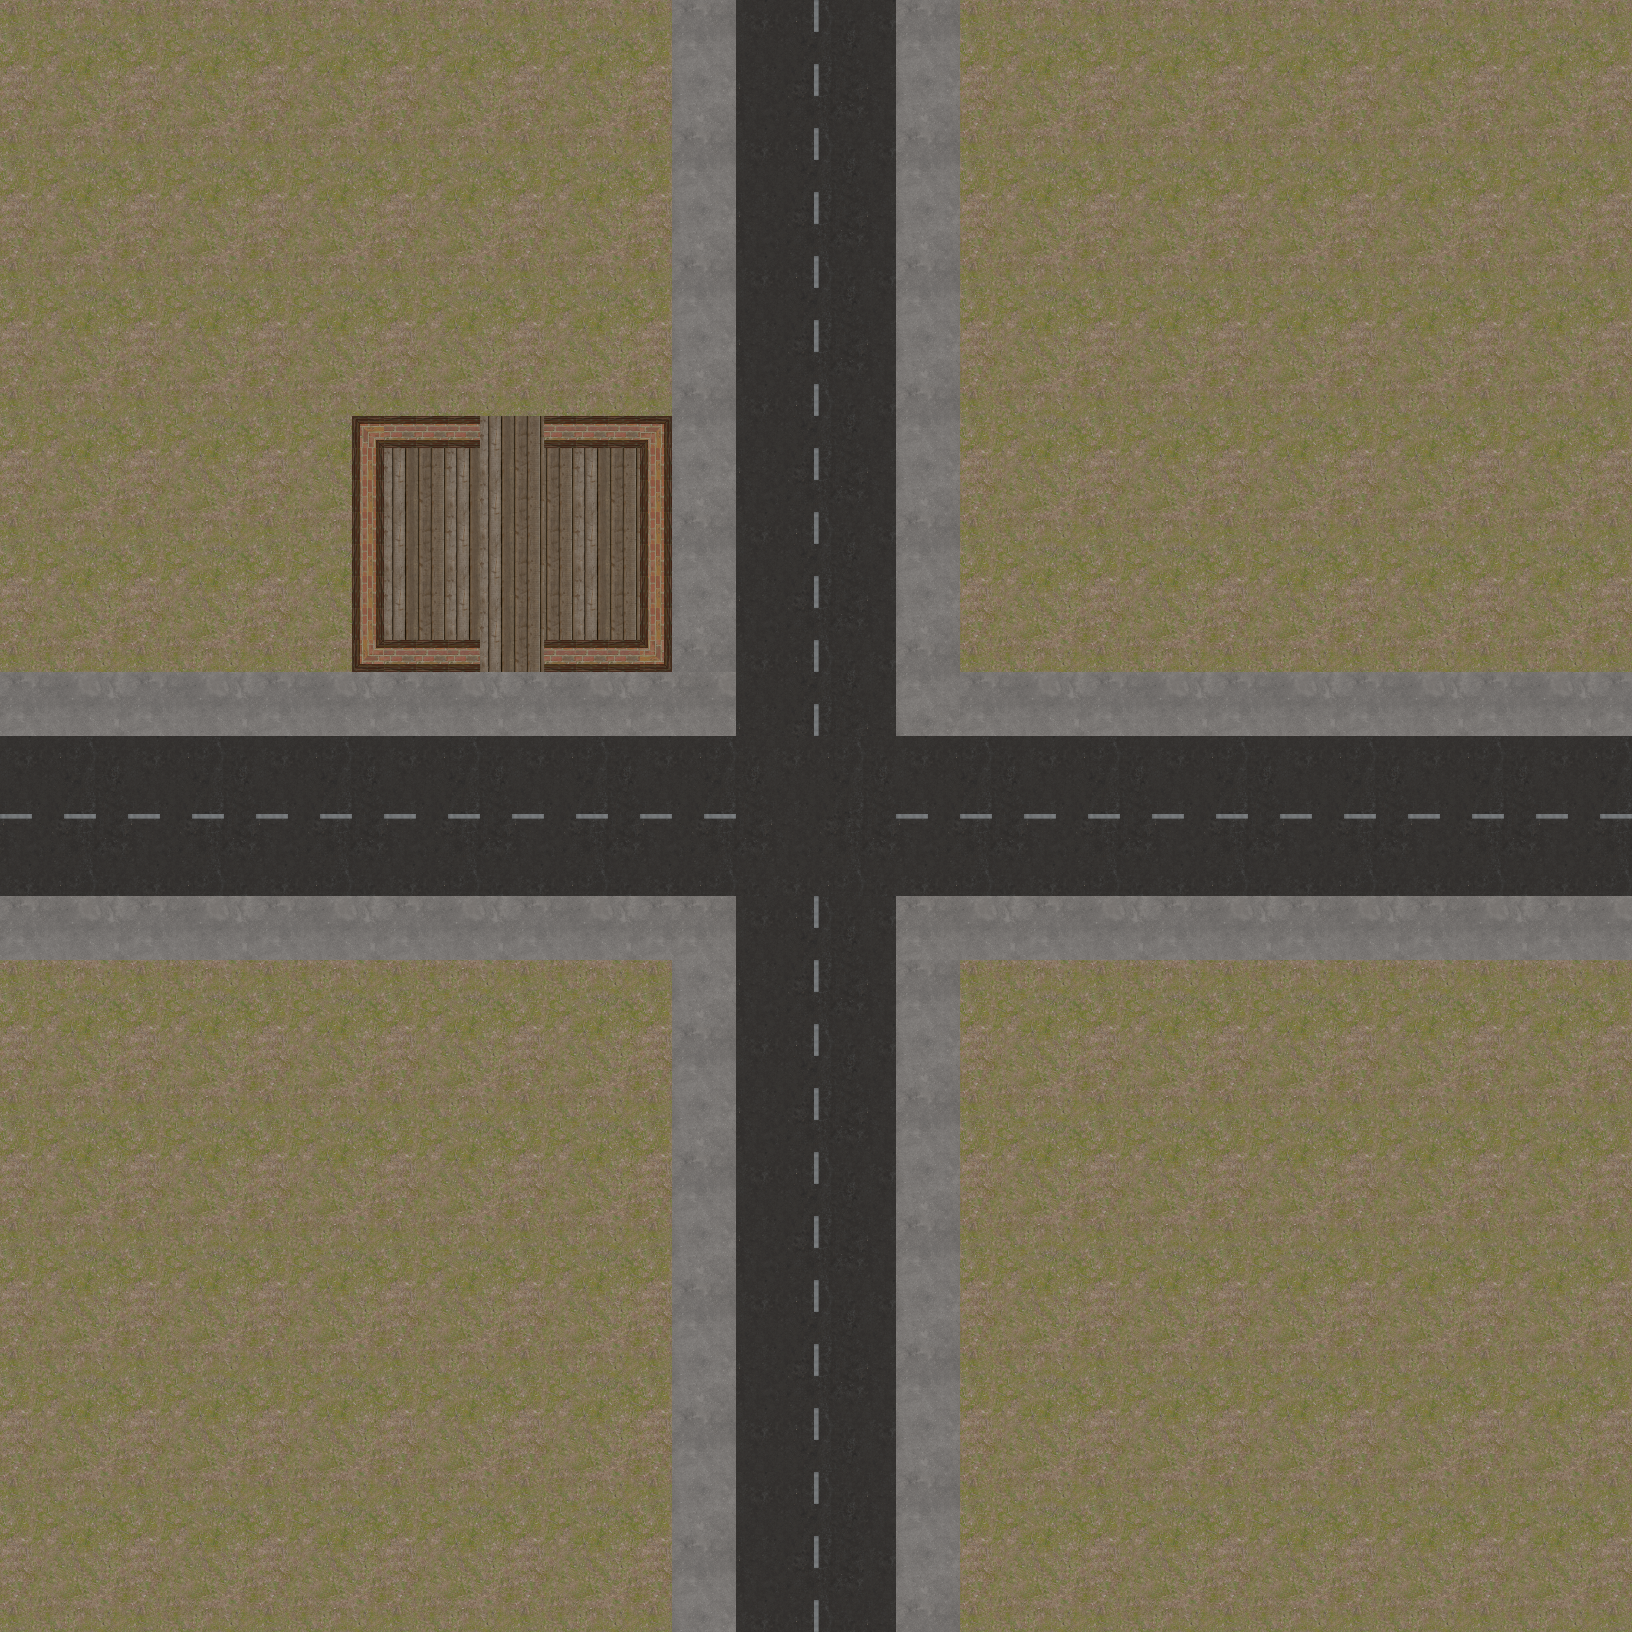

A level layout from a 2D game, rendered from its tile map. Below: a short description, then the map file with tile-grid data replaced by summaries:
An orthogonal 51x51 tile map with 32x32 px tiles, 4 tile layers (Floors, Floor_Decoration, Walls, Roof), 5 tilesets and 4 objects (rifle, bandage, whiskey).

<map version="1.10" tiledversion="1.11.2" orientation="orthogonal" renderorder="right-down" width="51" height="51" tilewidth="32" tileheight="32" infinite="0" nextlayerid="8" nextobjectid="5">
 <editorsettings>
  <export target="../maps/overworld.lua" format="lua" />
 </editorsettings>
 <tileset firstgid="1" source="ground.tsx" />
 <tileset firstgid="257" source="doors.tsx" />
 <tileset firstgid="265" source="walls.tsx" />
 <tileset firstgid="409" source="roof_borders.tsx" />
 <tileset firstgid="665" source="floor-roof.tsx" />
 <layer id="1" name="Floors" width="51" height="51">
  <data>[2601 cells, 2601 non-empty, 60 distinct tile ids]</data>
 </layer>
 <layer id="5" name="Floor_Decoration" width="51" height="51" locked="1">
  <data>[2601 cells, 48 non-empty, 2 distinct tile ids]</data>
 </layer>
 <layer id="2" name="Walls" width="51" height="51">
  <data>[2601 cells, 28 non-empty, 6 distinct tile ids]</data>
 </layer>
 <layer id="6" name="Roof" width="51" height="51">
  <data>[2601 cells, 0 non-empty, 0 distinct tile ids]</data>
 </layer>
 <objectgroup id="3" name="Entities">
  <object id="1" name="rifle" x="401.5" y="464.5">
   <point />
  </object>
  <object id="2" name="bandage" x="401.25" y="496.25">
   <point />
  </object>
  <object id="3" name="whiskey" x="399.5" y="529.5">
   <point />
  </object>
  <object id="4" x="624" y="464">
   <point />
  </object>
 </objectgroup>
 <objectgroup id="4" name="Triggers" locked="1" />
</map>
